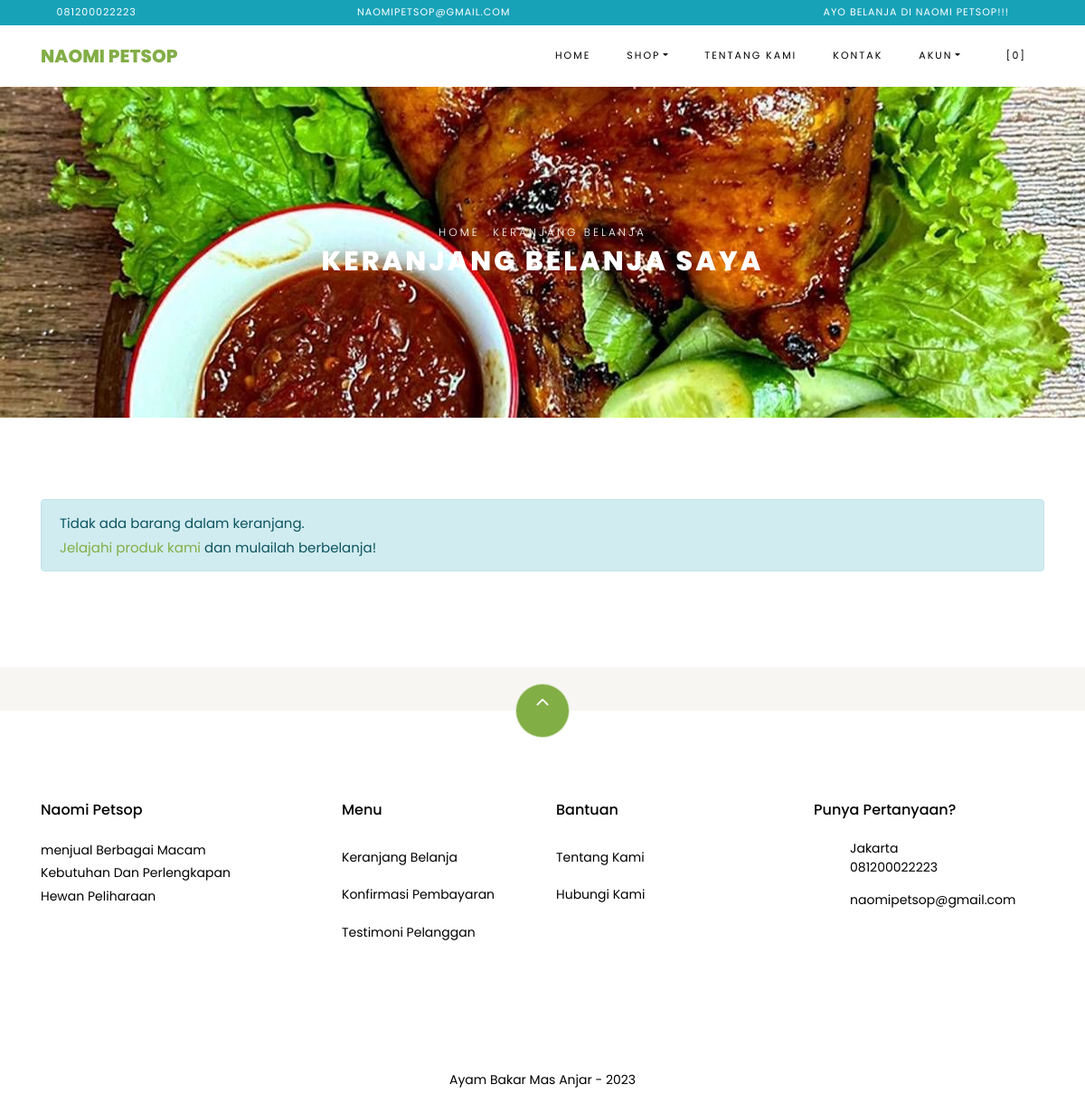
The app's page /index.php/shop/cart with its own data.
### tables this page shows
CREATE TABLE `settings` (
  `id` int(10) NOT NULL,
  `key` varchar(32) NOT NULL,
  `content` varchar(191) NOT NULL
);

### application/helpers/themes_helper.php (called while the page is built, shortened)
<?php
if ( ! function_exists('get_theme_name'))
{
    function get_theme_name() {
        $current_theme = get_settings('current_theme_name');
        return ($current_theme) ? $current_theme : false;
    }
}
if ( ! function_exists('get_template_part'))
{
    function get_template_part($file_name = null, $params = array()) {
        if ($file_name !== '') {
            $current_theme = get_theme_name();
            if ( file_exists($file_location = VIEWPATH .'themes/'. $current_theme .'/'. $file_name .'.php')) {
                $CI =& get_instance();
                $CI->load->view('themes/'. $current_theme .'/'. $file_name, $params);
            }
            else {
                echo '<div>Kesalahan: berkas tema <b>'. $file_name .'.php</b> tidak ditemukan.<br>Lokasi berkas: <b>'. $file_location .'</b></div>';
            }
        }
    }
}
if ( ! function_exists('get_header'))
{
    function get_header($params = null, $section = '', $current_section = '') {
        $load_params = array();
        if ( is_null($params)) {
            $load_params['title'] = get_settings('site_name');
        }
        else if ( is_string($params)) {
            $load_params['title'] = $params;
        }
        $load_params['sidebar_section'] = $section;
        $load_params['current_section'] = $current_section;
        get_template_part('header', $load_params);
    }
}
if ( ! function_exists('get_footer'))
{
    function get_footer($params = array()) {
        get_template_part('footer', $params);
    }
}
if ( ! function_exists('get_theme_uri'))
{
    function get_theme_uri($file_name = null, $theme_name = NULL)
    {
        $theme_name = ($theme_name == NULL) ? get_theme_name() : $theme_name;
        return is_null($file_name) ? base_url('assets/themes/'. $theme_name .'/') : base_url('assets/themes/'. $theme_name .'/'. $file_name) ;
    }
}

### application/controllers/Shop.php (called while the page is built, shortened)
<?php
class Shop extends CI_Controller {
    public function cart()
    {
        $cart['carts'] = $this->cart->contents();
        $cart['total_cart'] = $this->cart->total();
        $ongkir = ($cart['total_cart'] >= get_settings('min_shop_to_free_shipping_cost')) ? 0 : get_settings('shipping_cost');
        $cart['total_price'] = $cart['total_cart'] + $ongkir;
        get_header('Keranjang Belanja');
        get_template_part('shop/cart', $cart);
        get_footer();
    }
}

### index.php (called while the page is built, shortened)
<?php
require_once BASEPATH.'core/CodeIgniter.php';

### application/helpers/global_helper.php (called while the page is built, shortened)
<?php
if ( ! function_exists('get_settings'))
{
    function get_settings($key = '')
    {
        $CI =& get_instance();
        $row = $CI->db
            ->select('content')
            ->where('key', $key)
            ->get('settings')
            ->row();
        return $row->content;
    }
}
if ( ! function_exists('get_store_name'))
{
    function get_store_name()
    {
        return get_settings('store_name');
    }
}

### application/helpers/session_helper.php (called while the page is built, shortened)
<?php
if ( ! function_exists('init'))
{
    function init()
    {
        $CI =& get_instance();
        return $CI;
    }
}
if( ! function_exists('session_data'))
{
    function session_data()
    {
        $CI = init();
        $read_session_in_cookie = get_cookie('__ACTIVE_SESSION_DATA');
        $read_session_in_session = $CI->session->userdata('__ACTIVE_SESSION_DATA');
        if ($read_session_in_cookie)
        {
            $read_data = $CI->encryption->decrypt($read_session_in_cookie);
            $read_data = json_decode($read_data);
            return $read_data;
        }
        else if ($read_session_in_session)
        {
            $read_data = $CI->encryption->decrypt($read_session_in_session);
            $read_data = json_decode($read_data);
            return $read_data;
        }
        else {
            $default_session = new stdClass();
            $default_session->is_login = FALSE;
            $default_session->user_id = 0;
            $default_session->login_at = 0;
            $default_session->remember_me = FALSE;
            return $default_session;
        }
    }
}

### application/views/themes/vegefoods/shop/cart.php (the view, shortened to what this page needs)
<div class="hero-wrap hero-bread" style="background-image: url('<?php echo get_theme_uri('images/ayambakarbg.jpg'); ?>');">
    <div class="container">
      <div class="row no-gutters slider-text align-items-center justify-content-center">
        <div class="col-md-9 ftco-animate text-center">
            <p class="breadcrumbs"><span class="mr-2"><?php echo anchor(base_url(), 'Home'); ?></span> <span>Keranjang Belanja</span></p>
          <h1 class="mb-0 bread">Keranjang Belanja Saya</h1>
        </div>
      </div>
    </div>
  </div>
  <section class="ftco-section ftco-Keranjang Belanja">
          <div class="container">
          <?php if ( count($carts) > 0) : ?>
            <form action="<?php echo site_url('shop/checkout'); ?>" method="POST">
              <div class="row">
              <div class="col-md-12 ftco-animate">
                  <div class="cart-list">
                      <table class="table">
                          <thead class="thead-primary">
                            <tr class="text-center">
                              <th>&nbsp;</th>
                              <th>&nbsp;</th>
                              <th>Produk</th>
                              <th>Harga</th>
                              <th>Kuantitas</th>
                              <th>Sub Total</th>
                            </tr>
                          </thead>
                          <tbody>
                              <?php foreach ($carts as $item) : ?>
                            <tr class="text-center cart-<?php echo $item['rowid']; ?>">
                              <td class="product-remove"><a href="#" class="remove-item" data-rowid="<?php echo $item['rowid']; ?>"><span class="ion-ios-close"></span></a></td>
                              <td class="image-prod"><div class="img img-fluid rounded" style="background-image:url(<?php echo get_product_image($item['id']); ?>);"></div></td>
                              <td class="product-name">
                                  <h3><?php echo $item['name']; ?></h3>
                              </td>
                              <td class="price">Rp <?php echo format_rupiah($item['price']); ?></td>
                              <td class="quantity">
                                  <div class="input-group mb-3">
                                   <input type="text" name="quantity[<?php echo $item['rowid']; ?>]" class="quantity form-control input-number" value="<?php echo $item['qty']; ?>" min="1" max="100">
                                </div>
                            </td>
                              <td class="total">Rp <?php echo format_rupiah($item['subtotal']); ?></td>
                            </tr>
                              <?php endforeach; ?>
                          </tbody>
                        </table>
                    </div>
              </div>
          </div>
          <div class="row justify-content-end">
              <div class="col-lg-4 mt-5 cart-wrap ftco-animate">
                  <div class="cart-total mb-3">
                      <h3>Rincian Keranjang</h3>
                      <p class="d-flex">
                          <span>Subtotal</span>
                          <span class="n-subtotal font-weight-bold">Rp <?php echo format_rupiah($total_cart); ?></span>
                      </p>
                      <p class="d-flex">
                          <span>Biaya pengiriman</span>
                          <?php if ( $total_cart >= get_settings('min_shop_to_free_shipping_cost')) : ?>
                          <span class="n-ongkir font-weight-bold">Gratis</span>
                          <?php else : ?>
                            <span class="n-ongkir font-weight-bold">Rp <?php echo format_rupiah(get_settings('shipping_cost')); ?></span>
                          <?php endif; ?>
                      </p>
                      <hr>
                      <p class="d-flex total-price">
                          <span>Total</span>
                          <span class="n-total font-weight-bold">Rp <?php echo format_rupiah($total_price); ?></span>
                      </p>
                  </div>
                  <p><button type="submit" class="btn btn-info py-3 px-4">Checkout</button></p>
              </div>
          </div>
          </form>
          <?php else : ?>
            <div class="row">
              <div class="col-md-12 ftco-animate">
                <div class="alert alert-info">Tidak ada barang dalam keranjang.<br><?php echo anchor('browse', 'Jelajahi produk kami'); ?> dan mulailah berbelanja!</div>
              </div>
            </div>
          <?php endif; ?>
          </div>
      </section>

### application/views/themes/vegefoods/header.php (shortened to what this page needs)
?><!DOCTYPE html>
<html lang="en">
  <head>
    <link rel="stylesheet" href="<?php echo get_theme_uri('css/open-iconic-bootstrap.min.css'); ?>">
    <link rel="stylesheet" href="<?php echo get_theme_uri('css/animate.css'); ?>">
    <link rel="stylesheet" href="<?php echo get_theme_uri('css/owl.carousel.min.css'); ?>">
    <link rel="stylesheet" href="<?php echo get_theme_uri('css/owl.theme.default.min.css'); ?>">
    <link rel="stylesheet" href="<?php echo get_theme_uri('css/magnific-popup.css'); ?>">
    <link rel="stylesheet" href="<?php echo get_theme_uri('css/aos.css'); ?>">
	<link rel="stylesheet" href="<?php echo get_theme_uri('css/ionicons.min.css'); ?>">
	<link rel="stylesheet" href="<?php echo get_theme_uri('js/plugins/@fortawesome/fontawesome-free/css/all.min.css', 'argon'); ?>">
    <link rel="stylesheet" href="<?php echo get_theme_uri('css/bootstrap-datepicker.css'); ?>">
    <link rel="stylesheet" href="<?php echo get_theme_uri('css/jquery.timepicker.css'); ?>">
    <link rel="stylesheet" href="<?php echo get_theme_uri('css/flaticon.css'); ?>">
    <link rel="stylesheet" href="<?php echo get_theme_uri('css/icomoon.css'); ?>">
	<link rel="stylesheet" href="<?php echo get_theme_uri('css/style.css'); ?>">
	<link rel="stylesheet" href="<?php echo base_url('assets/plugins/toastr/toastr.min.css'); ?>">
  </head>
  <body class="goto-here">
		<div class="py-1 bg-info">
    	<div class="container">
    		<div class="row no-gutters d-flex align-items-start align-items-center px-md-0">
	    		<div class="col-lg-12 d-block">
		    		<div class="row d-flex">
		    			<div class="col-md pr-4 d-flex topper align-items-center">
					    	<div class="icon mr-2 d-flex justify-content-center align-items-center"><span class="icon-phone2"></span></div>
						    <span class="text"><?php echo get_settings('store_phone_number'); ?></span>
					    </div>
					    <div class="col-md pr-4 d-flex topper align-items-center">
					    	<div class="icon mr-2 d-flex justify-content-center align-items-center"><span class="icon-paper-plane"></span></div>
						    <span class="text"><?php echo get_settings('store_email'); ?></span>
					    </div>
					    <div class="col-md-5 pr-4 d-flex topper align-items-center text-lg-right">
						    <span class="text"><?php echo get_settings('store_tagline'); ?></span>
					    </div>
				    </div>
			    </div>
		    </div>
		  </div>
    </div>
    <nav class="navbar navbar-expand-lg navbar-dark ftco_navbar bg-dark ftco-navbar-light" id="ftco-navbar">
	    <div class="container">
	      <a class="navbar-brand" href="<?php echo base_url(); ?>"><?php echo get_store_name(); ?></a>
	      <div class="collapse navbar-collapse" id="ftco-nav">
	        <ul class="navbar-nav ml-auto">
	          <li class="nav-item active"><a href="<?php echo base_url(); ?>" class="nav-link">Home</a></li>
	          <li class="nav-item dropdown">
              <a class="nav-link dropdown-toggle" href="#" id="dropdown04" data-toggle="dropdown" aria-haspopup="true" aria-expanded="false">Shop</a>
            </li>
	          <li class="nav-item"><a href="<?php echo site_url('pages/about'); ?>" class="nav-link">Tentang Kami</a></li>
          <li class="nav-item"><a href="<?php echo site_url('pages/contact'); ?>" class="nav-link">Kontak</a></li>
              <li class="nav-item dropdown">
              <a class="nav-link dropdown-toggle" href="#" id="dropdown05" data-toggle="dropdown" aria-haspopup="true" aria-expanded="false">Akun</a>
            </li>
	          <li class="nav-item cta cta-colored"><a href="<?php echo site_url('shop/cart'); ?>" class="nav-link"><span class="icon-shopping_cart"></span>[<span class="cart-item-total">0</span>]</a></li>
	        </ul>
	      </div>
	    </div>
	  </nav>

### application/views/themes/vegefoods/footer.php (shortened to what this page needs)
<section class="ftco-section ftco-no-pt ftco-no-pb py-5 bg-light">
    <div class="container py-4">
    </div>
  </section>
  <footer class="ftco-footer ftco-section">
    <div class="container">
        <div class="row">
            <div class="mouse">
                      <a href="#" class="mouse-icon">
                          <div class="mouse-wheel"><span class="ion-ios-arrow-up"></span></div>
                      </a>
                  </div>
        </div>
      <div class="row mb-5">
        <div class="col-md">
          <div class="ftco-footer-widget mb-4">
            <h2 class="ftco-heading-2"><?php echo get_store_name(); ?></h2>
            <p><?php echo get_settings('store_description'); ?></p>
            <ul class="ftco-footer-social list-unstyled float-md-center float-lft mt-5" >
              <center>
			  </center>
            </ul>
          </div>
        </div>
        <div class="col-md">
          <div class="ftco-footer-widget mb-4 ml-md-5">
            <h2 class="ftco-heading-2">Menu</h2>
            <ul class="list-unstyled">
            <li><a href="<?php echo site_url('shop/cart'); ?>" class="py-2 d-block">Keranjang Belanja</a></li>
            <li><a href="<?php echo site_url('customer/payments/confirm'); ?>" class="py-2 d-block">Konfirmasi Pembayaran</a></li>
            <li><a href="<?php echo site_url('shop/testimonial'); ?>" class="py-2 d-block">Testimoni Pelanggan</a></li>
            </ul>
          </div>
        </div>
        <div class="col-md-3">
           <div class="ftco-footer-widget mb-8">
            <h2 class="ftco-heading-2">Bantuan</h2>
            <div class="d-flex">
                <ul class="list-unstyled mr-l-5 pr-l-3 mr-4">
                  <li><a href="<?php echo site_url('pages/about'); ?>" class="py-2 d-block">Tentang Kami</a></li>
                  <li><a href="<?php echo site_url('pages/contact'); ?>" class="py-2 d-block">Hubungi Kami</a></li>
                </ul>
              </div>
          </div>
        </div>
        <div class="col-md">
          <div class="ftco-footer-widget mb-4">
              <h2 class="ftco-heading-2">Punya Pertanyaan?</h2>
              <div class="block-23 mb-3">
                <ul>
                  <li><span class="icon icon-map-marker"></span><span class="text"><?php echo get_settings('store_address'); ?></span></li>
                  <li><a href="#"><span class="icon icon-phone"></span><span class="text"><?php echo get_settings('store_phone_number'); ?></span></a></li>
                  <li><a href="#"><span class="icon icon-envelope"></span><span class="text"><?php echo get_settings('store_email'); ?></span></a></li>
                </ul>
              </div>
          </div>
        </div>
      </div>
      <div class="row">
        <div class="col-md-12 text-center">
          <p>
                   Ayam Bakar Mas Anjar - 2023
                      </p>
        </div>
      </div>
    </div>
  </footer>
</body>
</html>

### assets/themes/vegefoods/css/icomoon.css (style rules this page uses)
[class^="icon-"], [class*=" icon-"] { font-family: 'icomoon' !important; speak: none; font-style: normal; font-weight: normal; font-variant: normal; text-transform: none; line-height: 1; -webkit-font-smoothing: antialiased; -moz-osx-font-smoothing: grayscale; }
.icon-map-marker:before { content: "\f041"; }
.icon-phone:before { content: "\f095"; }
.icon-envelope:before { content: "\f0e0"; }
.icon-paper-plane:before { content: "\f1d8"; }
.icon-phone2:before { content: "\e0cd"; }
.icon-shopping_cart:before { content: "\e8cc"; }

### records on screen
settings: content "081200022223"
settings: content "NAOMIPETSOP@GMAIL.COM", content "naomipetsop@gmail.com"
settings: content "AYO BELANJA DI NAOMI PETSOP!!!"
settings: content "NAOMI PETSOP", content "Naomi Petsop"
settings: content (picture)
settings: content "menjual Berbagai Macam Kebutuhan Dan Perlengkapan Hewan Peliharaan"
settings: content "Jakarta"

### other values on screen
anchor(base_url(), 'Home') "HOME"
anchor('browse', 'Jelajahi produk kami') "Jelajahi produk kami"
